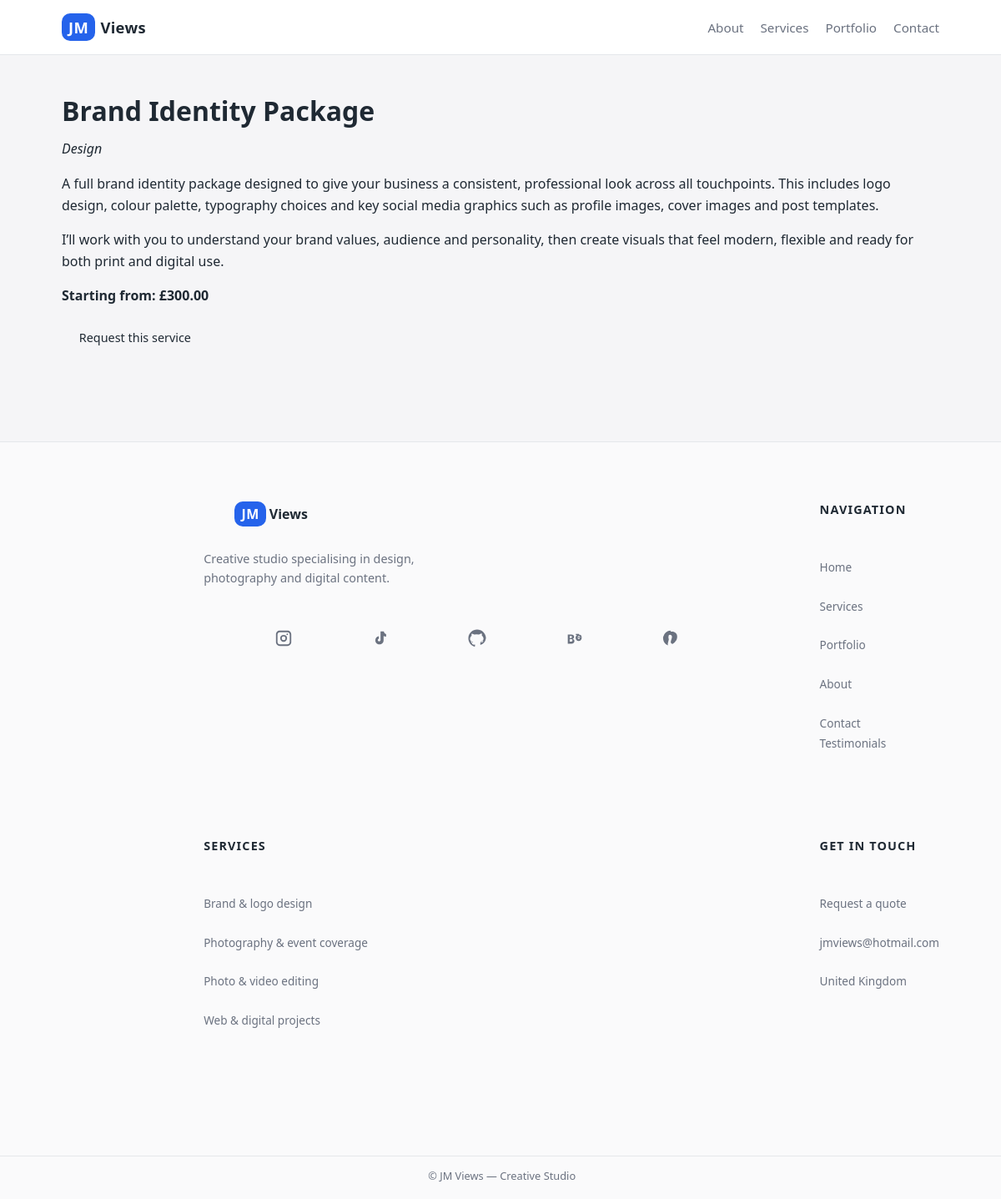
Page /services/2/ on the committed database.
### services/models.py (models this page shows, shortened)
class Service(models.Model):
    CATEGORY_CHOICES = [
        ('design', 'Design'),
        ('photo', 'Photography'),
        ('video', 'Video & Editing'),
        ('three_d', '3D & Motion'),
    ]
    name = models.CharField(max_length=200)
    category = models.CharField(max_length=20, choices=CATEGORY_CHOICES)
    short_description = models.CharField(max_length=255)
    full_description = models.TextField(blank=True)
    starting_price = models.DecimalField(
        max_digits=8, decimal_places=2, null=True, blank=True
    )
    is_active = models.BooleanField(default=True)
    created_at = models.DateTimeField(auto_now_add=True)
    class Meta:
        ordering = ['category', 'name']

### services/views.py (the view)
# urls.py: path('<int:pk>/', views.service_detail, name='service_detail'),
def service_detail(request, pk):
    service = get_object_or_404(Service, pk=pk, is_active=True)
    context = {
        'service': service,
    }
    return render(request, 'services/service_detail.html', context)

### templates/services/service_detail.html (shortened to what this page needs)
{% extends "base.html" %}
{% block content %}
<h1>{{ service.name }}</h1>
<p><em>{{ service.get_category_display }}</em></p>
<p>{{ service.full_description|linebreaks }}</p>
{% if service.starting_price %}
  <p><strong>Starting from: £{{ service.starting_price }}</strong></p>
{% endif %}
<p>
  <a href="{% url 'contact' %}?service={{ service.pk }}" class="btn">
    Request this service
  </a>
</p>
{% endblock %}

### static/css/main.css (style rules this page uses)
*, *::before, *::after { box-sizing: border-box; }
:root { --bg: #f5f5f7; --bg-card: #ffffff; --text-main: #1f2933; --text-muted: #6b7280; --accent: #2563eb; --accent-soft: #dbeafe; --border-soft: #e5e7eb; }
body { margin: 0; font-family: system-ui, -apple-system, BlinkMacSystemFont, "Segoe UI", sans-serif; background: var(--bg); color: var(--text-main); }
a { color: inherit; text-decoration: none; }
h1 { font-size: 2rem; margin-bottom: 0.75rem; }
p { line-height: 1.6; margin-top: 0; }
.btn { display: inline-block; padding: 0.55rem 1.3rem; border-radius: 999px; font-size: 0.9rem; border: none; cursor: pointer; text-decoration: none; }

### rows in the picture
Service: name "Brand Identity Package", category "Design", full_description "A full brand identity package designed to give your business a consistent, professional look across all touchpoints. This includes logo design, colour palette, typography choices and key social media graphics such as profile images, cover images and post templates. I’ll work with you to understand your brand values, audience and personality, then create visuals that feel modern, flexible and ready for both print and digital use.", starting_price "300.00"
